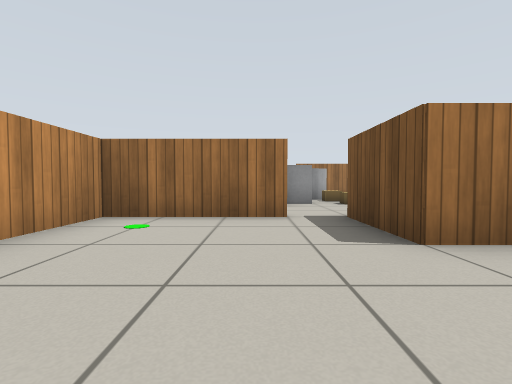
View 1 (above)

24 first-person views from a walk through a Gazebo world. The camera is 0.56 m above the floor, tilts 2° down and sees 85° across. The floor is counted in squares, 1 m on a side. Each view is taken from the middle of a square. On the plan, view 1 faces up. The plan holds only what a view shows up to about 9 squares ahead; the rest is blank. Robots are left out. Gazebo's built-in surfaces are drawn with simple patterns.

View 2
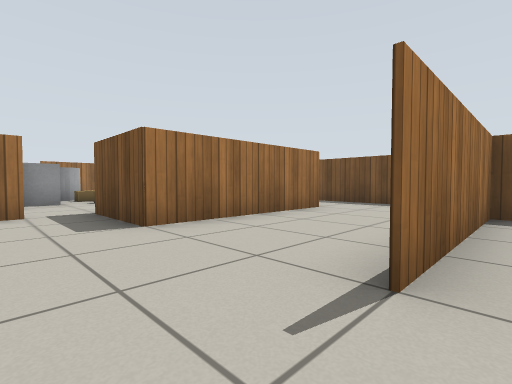

View 3
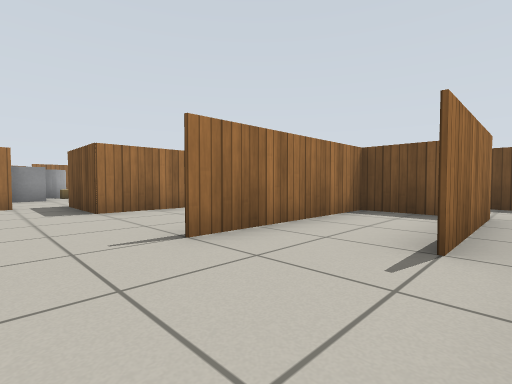

View 4
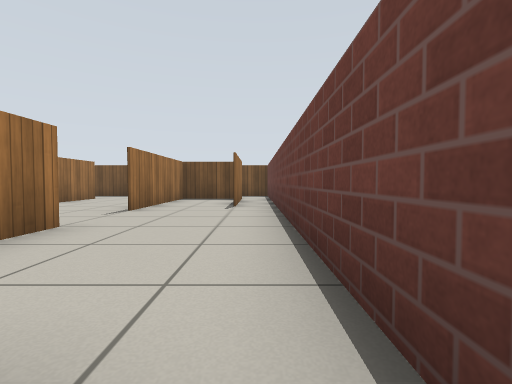

View 5
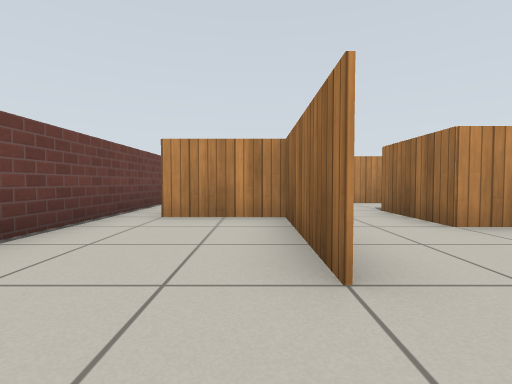

View 6
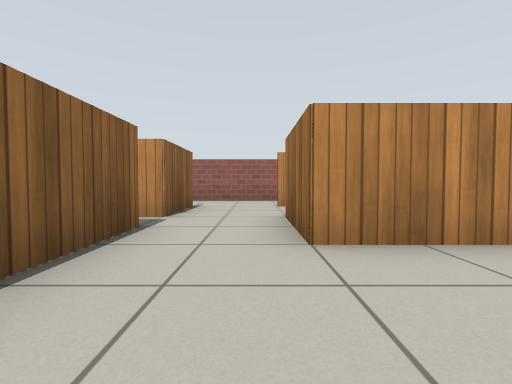

View 7
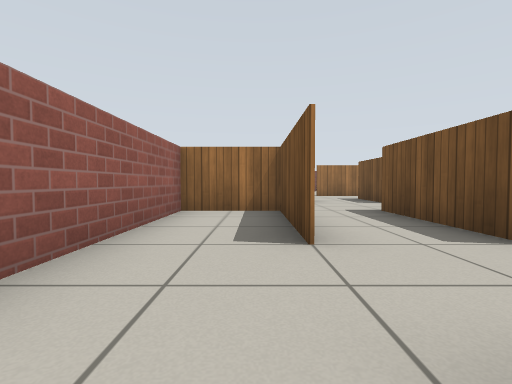

View 8
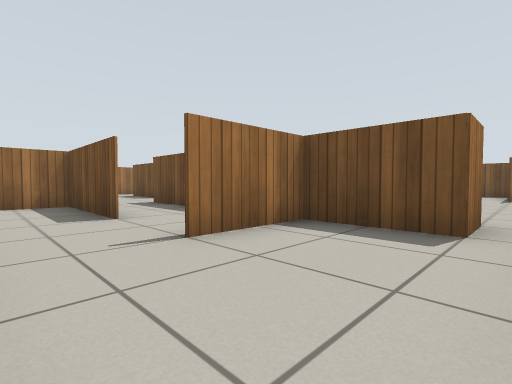

View 9
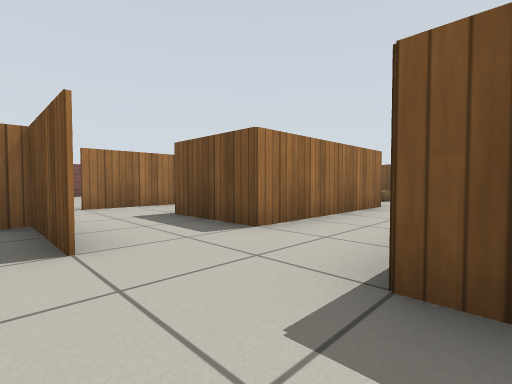

View 10
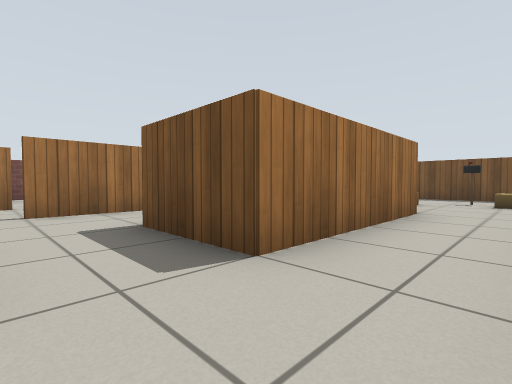

View 11
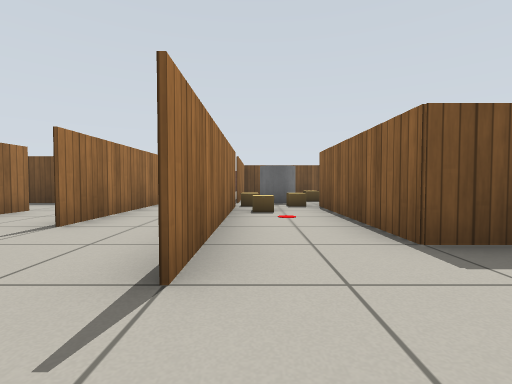

View 12
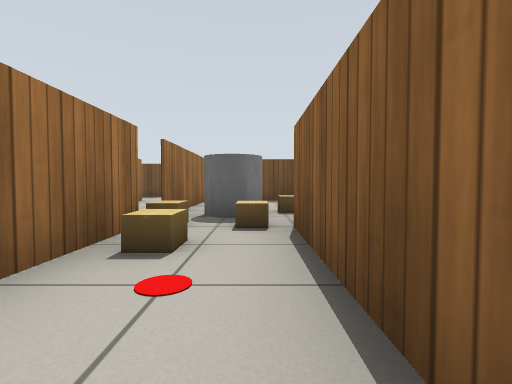

View 13
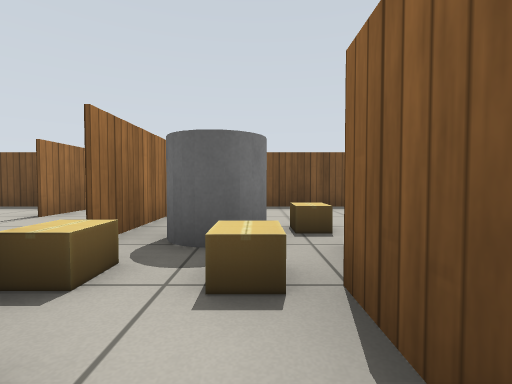

View 14
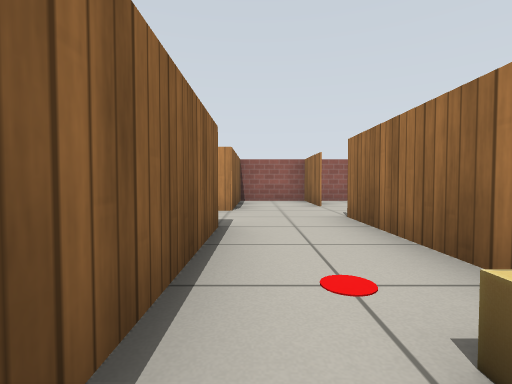

View 15
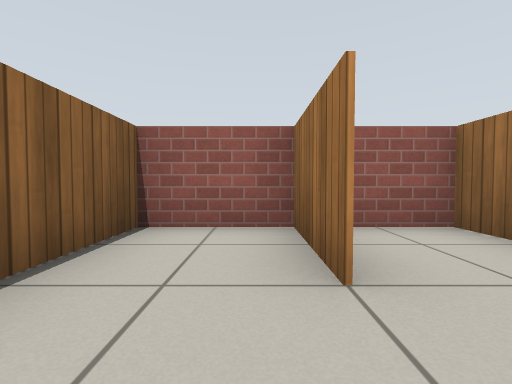

View 16
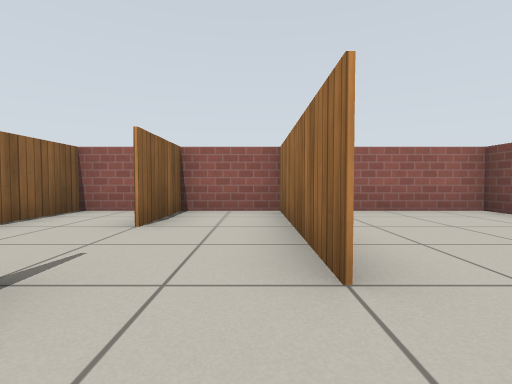

View 17
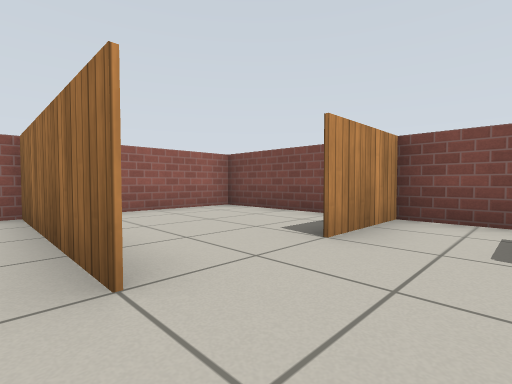

View 18
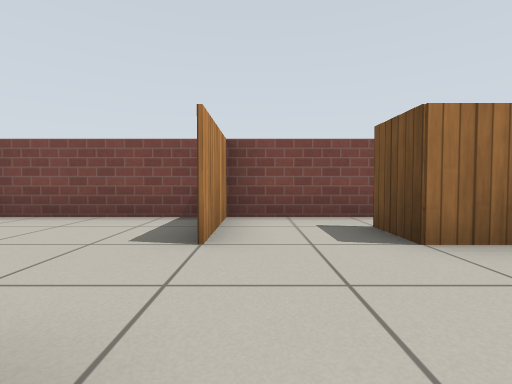

View 19
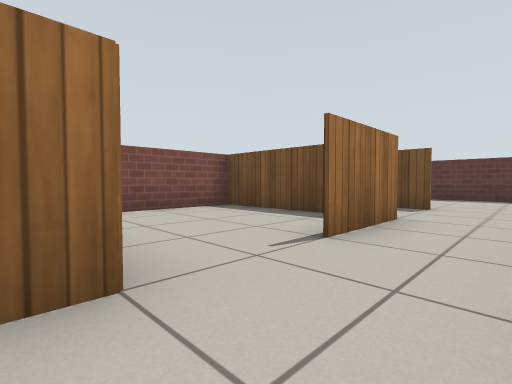

View 20
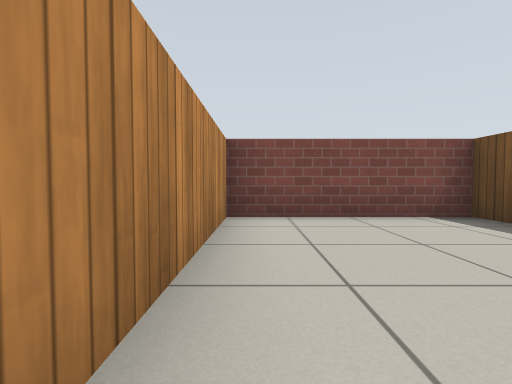

View 21
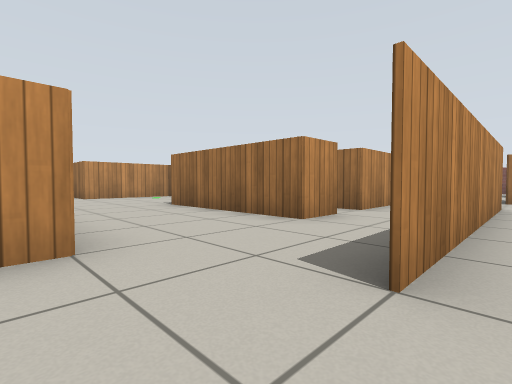

View 22
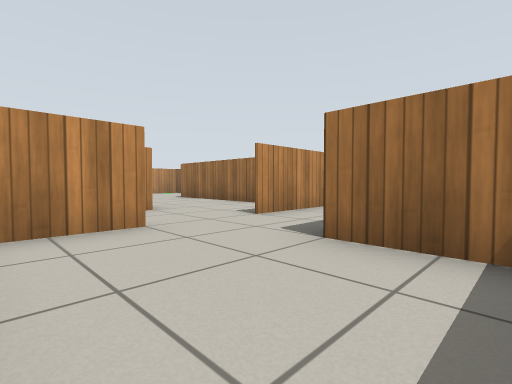

View 23
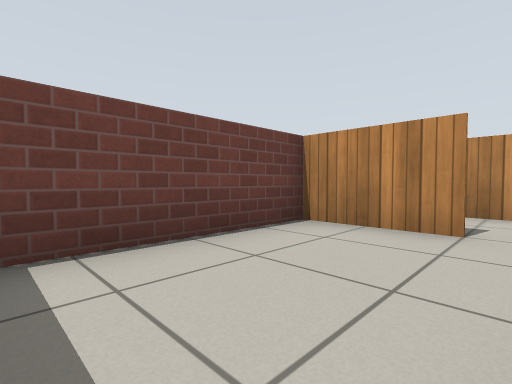

View 24
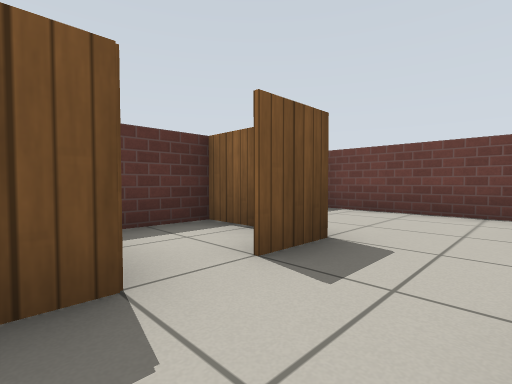

### Floor plan
Key: @ floor where view 1 was taken; # wall or solid block; . floor; C grey cylinder; B cardboard box; G grey box; P postbox; O other object.
Columns run from 9 left of view 1 to 12 right of it. Each row starts with its distance up from view 1.
 17 ########  ######
 16 #...#...  #...#
 15 #...#..##.#...#
 14 #.........#...#
 13 #####..####..##.#....#
 12 #....................#
 11 ###..#####.### ..... #
 10 #.......BBBC###
  9 ####......BB..# ##
  8 #  #..####GB..#  .
  7    #..####GOO.#  .
  6    .........BP# #.
  5 ###...####.#B #.#.
  4 #.#..##..  #  ..#.
  3 #.#..##...#####.#.
  2 #.#..##.........#..#
  1 #...............#....#
  0 #..##.###@.####....###
 -1 #...###.......#......#
 -2  ... #......###.#....
 -3  ...............#....
 -4    ##################

Positions as (right, up) in squares from view 1, and headings:
1: (0, 0), facing up
2: (0, -1), facing up-right
3: (0, -3), facing up-right
4: (-4, -3), facing right
5: (1, -1), facing left
6: (0, 1), facing left
7: (-7, -1), facing up
8: (-8, -3), facing up-right
9: (-6, 4), facing up-right
10: (-5, 5), facing up-right
11: (-6, 10), facing right
12: (-3, 9), facing right
13: (-1, 9), facing right
14: (0, 9), facing left
15: (-5, 10), facing left
16: (-3, 12), facing left
17: (-3, 12), facing up-left
18: (-4, 12), facing up
19: (1, 11), facing up-right
20: (2, 12), facing up
21: (8, -1), facing up-left
22: (11, -3), facing up-left
23: (11, -1), facing down-left
24: (8, 2), facing down-right
